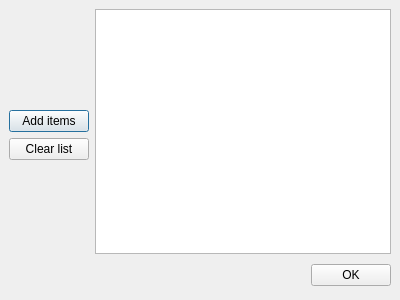
<ui version="4.0" >
 <author></author>
 <comment></comment>
 <exportmacro></exportmacro>
 <class>DemoDialog</class>
 <widget class="QDialog" name="DemoDialog" >
  <property name="geometry" >
   <rect>
    <x>0</x>
    <y>0</y>
    <width>400</width>
    <height>300</height>
   </rect>
  </property>
  <property name="windowTitle" >
   <string>PySide2.uic Demo Dialog</string>
  </property>
  <layout class="QGridLayout" >
   <property name="margin" >
    <number>9</number>
   </property>
   <property name="spacing" >
    <number>6</number>
   </property>
   <item row="2" column="0" >
    <spacer>
     <property name="orientation" >
      <enum>Qt::Vertical</enum>
     </property>
     <property name="sizeHint" >
      <size>
       <width>20</width>
       <height>40</height>
      </size>
     </property>
    </spacer>
   </item>
   <item row="0" column="0" >
    <spacer>
     <property name="orientation" >
      <enum>Qt::Vertical</enum>
     </property>
     <property name="sizeHint" >
      <size>
       <width>20</width>
       <height>40</height>
      </size>
     </property>
    </spacer>
   </item>
   <item rowspan="3" row="0" column="1" >
    <widget class="QListWidget" name="list" />
   </item>
   <item row="1" column="0" >
    <layout class="QVBoxLayout" >
     <property name="margin" >
      <number>0</number>
     </property>
     <property name="spacing" >
      <number>6</number>
     </property>
     <item>
      <widget class="QPushButton" name="button1" >
       <property name="text" >
        <string>Add items</string>
       </property>
      </widget>
     </item>
     <item>
      <widget class="QPushButton" name="button2" >
       <property name="text" >
        <string>Clear list</string>
       </property>
      </widget>
     </item>
    </layout>
   </item>
   <item row="3" column="0" colspan="2" >
    <layout class="QHBoxLayout" >
     <property name="margin" >
      <number>0</number>
     </property>
     <property name="spacing" >
      <number>6</number>
     </property>
     <item>
      <spacer>
       <property name="orientation" >
        <enum>Qt::Horizontal</enum>
       </property>
       <property name="sizeHint" >
        <size>
         <width>131</width>
         <height>31</height>
        </size>
       </property>
      </spacer>
     </item>
     <item>
      <widget class="QPushButton" name="okButton" >
       <property name="text" >
        <string>OK</string>
       </property>
      </widget>
     </item>
    </layout>
   </item>
  </layout>
 </widget>
 <pixmapfunction></pixmapfunction>
 <resources/>
 <connections>
  <connection>
   <sender>okButton</sender>
   <signal>clicked()</signal>
   <receiver>DemoDialog</receiver>
   <slot>accept()</slot>
   <hints>
    <hint type="sourcelabel" >
     <x>369</x>
     <y>256</y>
    </hint>
    <hint type="destinationlabel" >
     <x>96</x>
     <y>254</y>
    </hint>
   </hints>
  </connection>
  <connection>
   <sender>button2</sender>
   <signal>clicked()</signal>
   <receiver>list</receiver>
   <slot>clear()</slot>
   <hints>
    <hint type="sourcelabel" >
     <x>92</x>
     <y>112</y>
    </hint>
    <hint type="destinationlabel" >
     <x>279</x>
     <y>123</y>
    </hint>
   </hints>
  </connection>
 </connections>
</ui>
